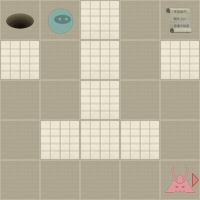

Tiled map render using the project's own tile images. Description and the map definition, with tile-layer contents summarised, below:
An orthogonal 5x5 tile map with 40x40 px tiles, 2 tile layers (Level, Actors).

<map version="1.0" orientation="orthogonal" width="5" height="5" tilewidth="40" tileheight="40">
 <properties>
  <property name="moves" value="1" />
 </properties>
 <tileset firstgid="1" name="tiles" tilewidth="40" tileheight="40" spacing="2" margin="2">
  <image source="tiles.png" width="256" height="256" />
  <tile id="0">
   <properties>
    <property name="actor" value="exit" />
   </properties>
  </tile>
  <tile id="2">
   <properties>
    <property name="actor" value="guard" />
    <property name="direction" value="down" />
   </properties>
  </tile>
  <tile id="3">
   <properties>
    <property name="actor" value="guard" />
    <property name="direction" value="left" />
   </properties>
  </tile>
  <tile id="4">
   <properties>
    <property name="actor" value="guard" />
    <property name="direction" value="right" />
   </properties>
  </tile>
  <tile id="5">
   <properties>
    <property name="actor" value="guard" />
    <property name="direction" value="up" />
   </properties>
  </tile>
  <tile id="7">
   <properties>
    <property name="actor" value="player" />
   </properties>
  </tile>
  <tile id="8">
   <properties>
    <property name="actor" value="scroll" />
   </properties>
  </tile>
  <tile id="9">
   <properties>
    <property name="wall" value="1" />
   </properties>
  </tile>
 </tileset>
 <layer name="Level" width="5" height="5">
  <data>[25 cells, 25 non-empty, 2 distinct tile ids]</data>
 </layer>
 <layer name="Actors" width="5" height="5">
  <data>[25 cells, 4 non-empty, 4 distinct tile ids]</data>
 </layer>
</map>
